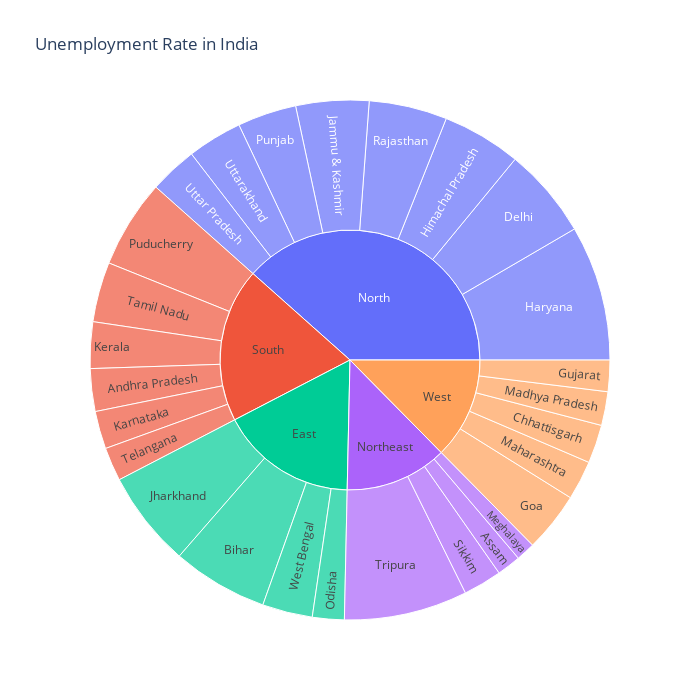

The notebook cell this image was saved under:
### Markdown cell above
Now let’s create a dashboard to analyze the unemployment rate of each Indian state by region. For this, I’ll use a sunburst plot

### Code cell
unemploment = data[["States", "Region", "Estimated Unemployment Rate"]]
figure = px.sunburst(unemploment, path=["Region", "States"],
                     values="Estimated Unemployment Rate",
                     width=700, height=700, color_continuous_scale="RdY1Gn",
                     title="Unemployment Rate in India")
figure.show()

### Figure 1 — Plotly figure (JSON) as saved in the notebook; plotly's stock layout.template omitted (floating-point values rounded to 4 significant figures)
{"data": [{"branchvalues": "total", "domain": {"x": [0, 1], "y": [0, 1]}, "hovertemplate": "labels=%{label}<br>Estimated Unemployment Rate=%{value}<br>parent=%{parent}<br>id=%{id}<extra></extra>", "ids": ["South/Andhra Pradesh", "Northeast/Assam", "East/Bihar", "West/Chhattisgarh", "North/Delhi", "West/Goa", "West/Gujarat", "North/Haryana", "North/Himachal Pradesh", "North/Jammu & Kashmir", "East/Jharkhand", "South/Karnataka", "South/Kerala", "West/Madhya Pradesh", "West/Maharashtra", "Northeast/Meghalaya", "East/Odisha", "South/Puducherry", "North/Punjab", "North/Rajasthan", "Northeast/Sikkim", "South/Tamil Nadu", "South/Telangana", "Northeast/Tripura", "North/Uttar Pradesh", "North/Uttarakhand", "East/West Bengal", "East", "North", "Northeast", "South", "West"], "labels": ["Andhra Pradesh", "Assam", "Bihar", "Chhattisgarh", "Delhi", "Goa", "Gujarat", "Haryana", "Himachal Pradesh", "Jammu & Kashmir", "Jharkhand", "Karnataka", "Kerala", "Madhya Pradesh", "Maharashtra", "Meghalaya", "Odisha", "Puducherry", "Punjab", "Rajasthan", "Sikkim", "Tamil Nadu", "Telangana", "Tripura", "Uttar Pradesh", "Uttarakhand", "West Bengal", "East", "North", "Northeast", "South", "West"], "name": "", "parents": ["South", "Northeast", "East", "West", "North", "West", "West", "North", "North", "North", "East", "South", "South", "West", "West", "Northeast", "East", "South", "North", "North", "Northeast", "South", "South", "Northeast", "North", "North", "East", "", "", "", "", ""], "type": "sunburst", "values": [86.64, 48.56, 194.7, 78.19, 184.1, 121.7, 63.76, 274.8, 160.7, 148.3, 195.4, 76.68, 94.34, 68.54, 79.79, 38.66, 64.62, 179.4, 119.8, 158.7, 78.34, 121.9, 68.33, 250.6, 97.37, 111.6, 101.9, 556.6, 1255.0, 416.1, 627.3, 411.9]}], "layout": {"height": 700, "legend": {"tracegroupgap": 0}, "title": {"text": "Unemployment Rate in India"}, "width": 700}}
